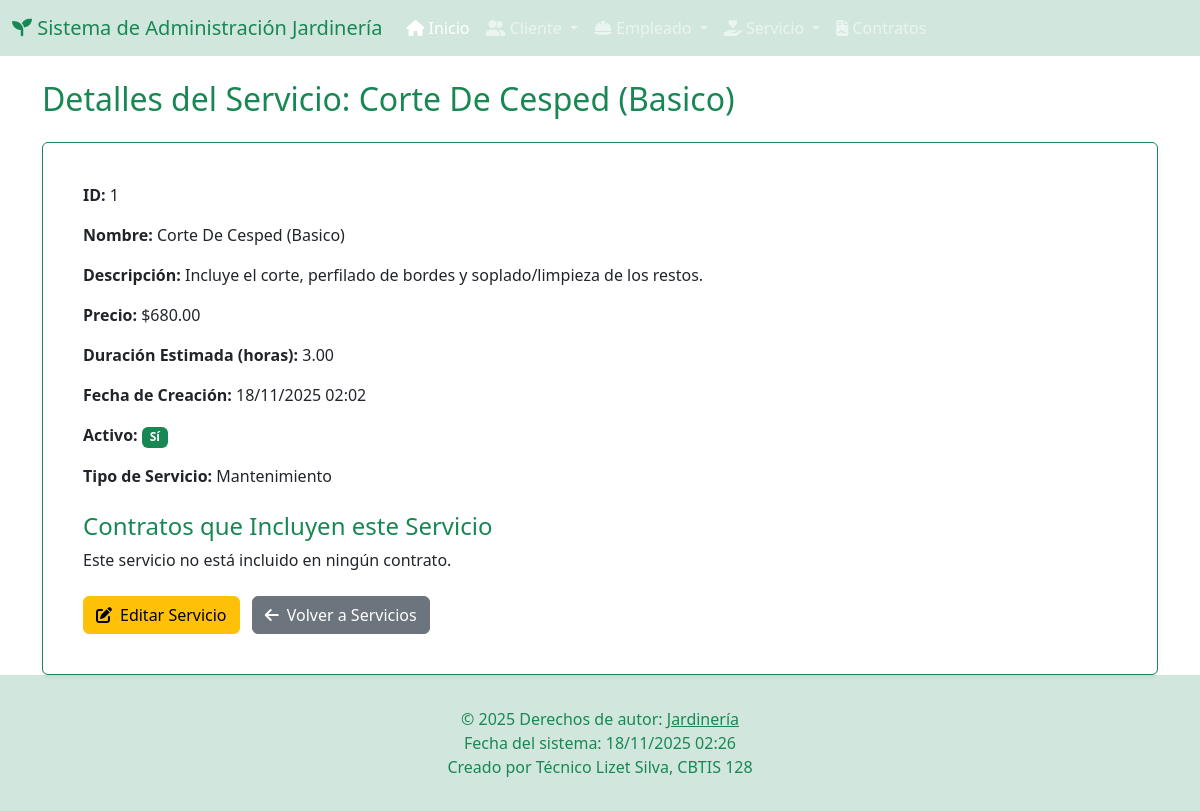
Screenshot of /jardineria/servicios/actualizar/1/ with the database file from the repository.
### app_Jardineria/models.py (models this page shows, shortened)
class Servicio(models.Model):
    nombre_servicio = models.CharField(max_length=100)
    descripcion = models.TextField()
    precio = models.DecimalField(max_digits=8, decimal_places=2)
    duracion_estimada_horas = models.DecimalField(max_digits=4, decimal_places=2)
    fecha_creacion = models.DateTimeField(auto_now_add=True)
    activo = models.BooleanField(default=True)
    tipo_servicio = models.CharField(max_length=50, help_text="Ej: Poda, Riego, Diseño, Fumigación")

### app_Jardineria/views.py (the view, shortened to what this page needs)
# urls.py: path('servicios/actualizar/<int:servicio_id>/', views.actualizar_servicio, name='actualizar_servicio'),
def actualizar_servicio(request, servicio_id):
    servicio = get_object_or_404(Servicio, pk=servicio_id)
    return render(request, 'servicio/actualizar_servicio.html', {'servicio': servicio})

### app_Jardineria/templates/servicio/actualizar_servicio.html (shortened to what this page needs)
{% extends 'base.html' %}
{% block content %}
<h2 class="mb-4 text-success">Detalles del Servicio: {{ servicio.nombre_servicio }}</h2>
<div class="card p-4 border-success shadow-sm">
    <div class="card-body">
        <p class="card-text"><strong>ID:</strong> {{ servicio.id }}</p>
        <p class="card-text"><strong>Nombre:</strong> {{ servicio.nombre_servicio }}</p>
        <p class="card-text"><strong>Descripción:</strong> {{ servicio.descripcion }}</p>
        <p class="card-text"><strong>Precio:</strong> ${{ servicio.precio|floatformat:2 }}</p>
        <p class="card-text"><strong>Duración Estimada (horas):</strong> {{ servicio.duracion_estimada_horas|floatformat:2 }}</p>
        <p class="card-text"><strong>Fecha de Creación:</strong> {{ servicio.fecha_creacion|date:"d/m/Y H:i" }}</p>
        <p class="card-text"><strong>Activo:</strong>
            {% if servicio.activo %}
                <span class="badge bg-success">Sí</span>
            {% else %}
                <span class="badge bg-danger">No</span>
            {% endif %}
        </p>
        <p class="card-text"><strong>Tipo de Servicio:</strong> {{ servicio.tipo_servicio }}</p>
        <h4 class="mt-4 text-success">Contratos que Incluyen este Servicio</h4>
        {% if contratos_servicio %}
            <ul class="list-group">
                {% for contrato in contratos_servicio %}
                    <li class="list-group-item">
                        Contrato #{{ contrato.id }} - Cliente: <strong>{{ contrato.cliente.nombre }} {{ contrato.cliente.apellido }}</strong>
                        (Programado para: {{ contrato.fecha_programada|date:"d/m/Y" }}) - Estado: {{ contrato.get_estado_display }}
                        <br>
                        Empleados asignados:
                        {% for empleado in contrato.empleados.all %}
                            {{ empleado.nombre }} {{ empleado.apellido }}{% if not forloop.last %}, {% endif %}
                        {% empty %}
                            Ninguno
                        {% endfor %}
                    </li>
                {% endfor %}
            </ul>
        {% else %}
            <p>Este servicio no está incluido en ningún contrato.</p>
        {% endif %}
        <div class="mt-4">
            <a href="{% url 'actualizar_servicio' servicio.id %}" class="btn btn-warning me-2"><i class="fas fa-edit me-2"></i>Editar Servicio</a>
            <a href="{% url 'ver_servicios' %}" class="btn btn-secondary"><i class="fas fa-arrow-left me-2"></i>Volver a Servicios</a>
        </div>
    </div>
</div>
{% endblock %}

### app_Jardineria/templates/base.html (style rules this page uses)
body { display: flex; flex-direction: column; min-height: 100vh; }

### rows the page displays
Servicio: nombre_servicio "Corte De Cesped (Basico)", id "1", descripcion "Incluye el corte, perfilado de bordes y soplado/limpieza de los restos.", precio "680.00", duracion_estimada_horas "3.00", fecha_creacion "18/11/2025 02:02", tipo_servicio "Mantenimiento"
